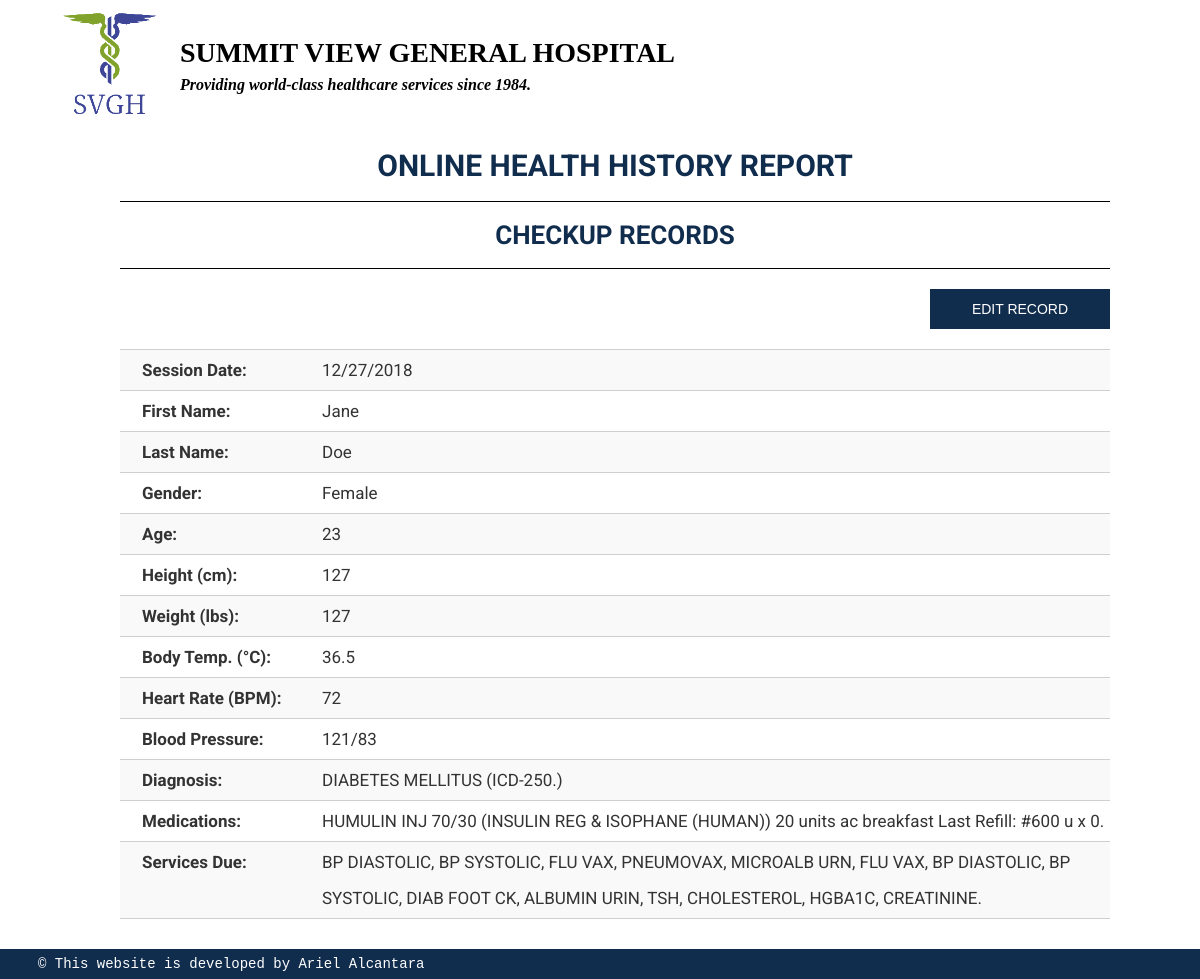
Screenshot of /checkuprecords.php?session=2 (signed in) with the database file from the repository.
### tables this page shows
CREATE TABLE `checkup_sessions` (
  `session_id` int(9) NOT NULL,
  `user_id` int(9) DEFAULT NULL,
  `client_id` int(9) DEFAULT NULL,
  `staff_id` int(5) DEFAULT NULL,
  `session_date` varchar(10) DEFAULT NULL,
  `height` tinyint(3) DEFAULT NULL,
  `weight` tinyint(3) DEFAULT NULL,
  `temp` decimal(3,1) DEFAULT NULL,
  `heart_rate` tinyint(3) DEFAULT NULL,
  `bp` varchar(7) DEFAULT NULL,
  `diagnosis` text,
  `medications` text,
  `services_due` text
);

CREATE TABLE `users` (
  `user_id` int(9) NOT NULL,
  `user_type` varchar(5) NOT NULL DEFAULT 'user',
  `user_uname` varchar(30) NOT NULL,
  `user_first` varchar(50) NOT NULL,
  `user_last` varchar(50) NOT NULL,
  `user_email` varchar(70) NOT NULL,
  `user_lastlogin` varchar(30) DEFAULT 'N/A',
  `user_pwd` varchar(128) NOT NULL
);

CREATE TABLE `clients` (
  `client_id` int(9) NOT NULL,
  `user_id` int(9) DEFAULT NULL,
  `gender` varchar(6) DEFAULT NULL,
  `age` tinyint(4) DEFAULT NULL,
  `address` varchar(100) DEFAULT NULL,
  `city` varchar(50) DEFAULT NULL,
  `country` varchar(50) DEFAULT NULL,
  `mobile_num` bigint(20) DEFAULT NULL,
  `blood_group` varchar(10) DEFAULT NULL,
  `allergies` text,
  `contact_person` varchar(255) DEFAULT NULL,
  `family_history` text,
  `medical_history` text,
  `current_health` text
);

### includes/checkuprecordsopen.inc.php (the view)
<?php
require_once 'dbconnect.inc.php';
$session = $_GET['session'];
$sql = "SELECT session_date, user_first, user_last, gender, age, height, weight, temp, heart_rate, bp, diagnosis, medications, services_due
FROM users AS u
INNER JOIN checkup_sessions AS cs ON cs.user_id = u.user_id
INNER JOIN clients AS c ON c.user_id = u.user_id
WHERE session_id = " .  $session . ";";
$result = mysqli_query($conn, $sql);
$resultCheck = mysqli_num_rows($result);
if ($resultCheck > 0) {
	while ($row = mysqli_fetch_assoc($result)) {
		echo "<tr>
				<td><b>Session Date:</b></td>
				<td>" . $row['session_date'] . "</td>
			</tr>
			<tr>
				<td><b>First Name:</b></td>
				<td>" . $row['user_first'] . "</td>
			</tr>
			<tr>
				<td><b>Last Name:</b></td>
				<td>" . $row['user_last'] . "</td>
			</tr>
			<tr>
				<td><b>Gender:</b></td>
				<td>" . $row['gender'] . "</td>
			</tr>
			<tr>
				<td><b>Age:</b></td>
				<td>" . $row['age'] . "</td>
			</tr>
			<tr>
				<td><b>Height (cm):</b></td>
				<td>" . $row['height'] . "</td>
			</tr>
			<tr>
				<td><b>Weight (lbs):</b></td>
				<td>" . $row['weight'] . "</td>
			</tr>
			<tr>
				<td><b>Body Temp. (&deg;C):</b></td>
				<td>" . $row['temp'] . "</td>
			</tr>
			<tr>
				<td><b>Heart Rate (BPM):</b></td>
				<td>" . $row['heart_rate'] . "</td>
			</tr>
			<tr>
				<td><b>Blood Pressure:</b></td>
				<td>" . $row['bp'] . "</td>
			</tr>
			<tr>
				<td><b>Diagnosis:</b></td>
				<td>" . $row['diagnosis'] . "</td>
			</tr>
			<tr>
				<td><b>Medications:</b></td>
				<td>" . $row['medications'] . "</td>
			</tr>
			<tr>
				<td><b>Services Due:</b></td>
				<td>" . $row['services_due'] . "</td>
			</tr>";
	}
}

### styles/style.css (style rules this page uses)
* { box-sizing: border-box; }
html { font-size: 16px; }
body { margin: 0; padding: 0 0 2rem 0; font-family: "Roboto", "Helvetica", sans-serif; }
#page-content table tr:nth-of-type(odd) { background-color: #f9f9f9 }
#page-content table tr td { padding: 0.1rem; color: #333333; border-bottom: 0.00625rem solid #CFCFCF; border-top: 0.00625rem solid #CFCFCF; text-indent: 1rem; }
#checkup-record table tr td { text-indent: 0; }
#checkup-record table tr td:nth-of-type(1) { width: 10rem; text-indent: 1rem; }
@media only screen and (min-width: 600px) { :root { font-size: 17px; } }
@media only screen and (min-width: 770px) { body { font-size: 17px; } }
@media only screen and (min-width: 1024px) { :root { font-size: 20px; } }

### rows the page displays
checkup_sessions: session_date "12/27/2018", user.user_first "Jane", user.user_last "Doe", client.gender "Female", client.age "23", height "127", weight "127", temp "36.5", heart_rate "72", bp "121/83", diagnosis "DIABETES MELLITUS (ICD-250.)", medications "HUMULIN INJ 70/30 (INSULIN REG & ISOPHANE (HUMAN)) 20 units ac breakfast Last Refill: #600 u x 0.", services_due "BP DIASTOLIC, BP SYSTOLIC, FLU VAX, PNEUMOVAX, MICROALB URN, FLU VAX, BP DIASTOLIC, BP SYSTOLIC, DIAB FOOT CK, ALBUMIN URIN, TSH, CHOLESTEROL, HGBA1C, CREATININE."
